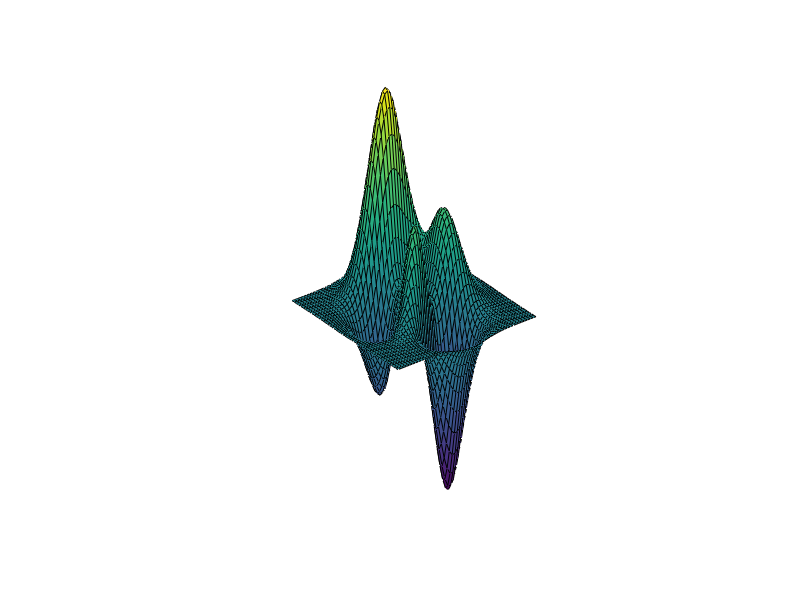

The MATLAB script that drew this image: (Note: this script raises an error after producing the figure.)
% test_mex_get_depth
% mex mex_get_depth.cpp -lOpenGL32


clear;clc;close all;
%MYTOOLBOXROOT='E:/jjcaolib/toolbox';
MYTOOLBOXROOT='../';
addpath ([MYTOOLBOXROOT 'jjcao_interact'])

peaks;axis off; axis equal; 
figure(1);
mouse3d;
depthData=mex_get_depth;
figure
imshow(depthData);